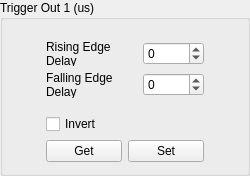
                               <widget class="QGroupBox" name="groupBox_TriggerOut1">
                                <property name="minimumSize">
                                 <size>
                                  <width>170</width>
                                  <height>169</height>
                                 </size>
                                </property>
                                <property name="maximumSize">
                                 <size>
                                  <width>250</width>
                                  <height>16777215</height>
                                 </size>
                                </property>
                                <property name="title">
                                 <string>Trigger Out 1 (us)</string>
                                </property>
                                <layout class="QHBoxLayout" name="horizontalLayout_41">
                                 <item>
                                  <spacer name="horizontalSpacer_20">
                                   <property name="orientation">
                                    <enum>Qt::Horizontal</enum>
                                   </property>
                                   <property name="sizeHint" stdset="0">
                                    <size>
                                     <width>40</width>
                                     <height>20</height>
                                    </size>
                                   </property>
                                  </spacer>
                                 </item>
                                 <item>
                                  <layout class="QVBoxLayout" name="verticalLayout_33">
                                   <item>
                                    <layout class="QGridLayout" name="gridLayout_35">
                                     <item row="2" column="1">
                                      <widget class="QSpinBox" name="trigOut1_fallingDelay_spinBox">
                                       <property name="minimum">
                                        <number>-100</number>
                                       </property>
                                       <property name="maximum">
                                        <number>20000</number>
                                       </property>
                                      </widget>
                                     </item>
                                     <item row="1" column="1">
                                      <widget class="QSpinBox" name="trigOut1_risingDelay_spinBox">
                                       <property name="minimum">
                                        <number>-100</number>
                                       </property>
                                       <property name="maximum">
                                        <number>20000</number>
                                       </property>
                                      </widget>
                                     </item>
                                     <item row="2" column="0">
                                      <widget class="QLabel" name="label_TrigOut1_FallingEdge">
                                       <property name="styleSheet">
                                        <string notr="true">QLabel{border:0px solid black}</string>
                                       </property>
                                       <property name="text">
                                        <string>Falling Edge Delay</string>
                                       </property>
                                       <property name="wordWrap">
                                        <bool>true</bool>
                                       </property>
                                      </widget>
                                     </item>
                                     <item row="1" column="0">
                                      <widget class="QLabel" name="label_TrigOut1_RisingEdge">
                                       <property name="styleSheet">
                                        <string notr="true">QLabel{border:0px solid black}</string>
                                       </property>
                                       <property name="text">
                                        <string>Rising Edge Delay</string>
                                       </property>
                                       <property name="wordWrap">
                                        <bool>true</bool>
                                       </property>
                                      </widget>
                                     </item>
                                     <item row="0" column="0" colspan="2">
                                      <spacer name="verticalSpacer_24">
                                       <property name="orientation">
                                        <enum>Qt::Vertical</enum>
                                       </property>
                                       <property name="sizeType">
                                        <enum>QSizePolicy::Fixed</enum>
                                       </property>
                                       <property name="sizeHint" stdset="0">
                                        <size>
                                         <width>20</width>
                                         <height>10</height>
                                        </size>
                                       </property>
                                      </spacer>
                                     </item>
                                    </layout>
                                   </item>
                                   <item>
                                    <spacer name="verticalSpacer_23">
                                     <property name="orientation">
                                      <enum>Qt::Vertical</enum>
                                     </property>
                                     <property name="sizeType">
                                      <enum>QSizePolicy::Fixed</enum>
                                     </property>
                                     <property name="sizeHint" stdset="0">
                                      <size>
                                       <width>20</width>
                                       <height>10</height>
                                      </size>
                                     </property>
                                    </spacer>
                                   </item>
                                   <item>
                                    <widget class="QCheckBox" name="invertTrigOut1_checkBox">
                                     <property name="text">
                                      <string>Invert</string>
                                     </property>
                                    </widget>
                                   </item>
                                   <item>
                                    <layout class="QHBoxLayout" name="horizontalLayout_6">
                                     <item>
                                      <widget class="QPushButton" name="trigOut1GetButton">
                                       <property name="sizePolicy">
                                        <sizepolicy hsizetype="Fixed" vsizetype="Fixed">
                                         <horstretch>0</horstretch>
                                         <verstretch>0</verstretch>
                                        </sizepolicy>
                                       </property>
                                       <property name="minimumSize">
                                        <size>
                                         <width>70</width>
                                         <height>0</height>
                                        </size>
                                       </property>
                                       <property name="text">
                                        <string>Get</string>
                                       </property>
                                      </widget>
                                     </item>
                                     <item>
                                      <widget class="QPushButton" name="trigOut1SetButton">
                                       <property name="sizePolicy">
                                        <sizepolicy hsizetype="Fixed" vsizetype="Fixed">
                                         <horstretch>0</horstretch>
                                         <verstretch>0</verstretch>
                                        </sizepolicy>
                                       </property>
                                       <property name="minimumSize">
                                        <size>
                                         <width>70</width>
                                         <height>0</height>
                                        </size>
                                       </property>
                                       <property name="text">
                                        <string>Set</string>
                                       </property>
                                      </widget>
                                     </item>
                                    </layout>
                                   </item>
                                  </layout>
                                 </item>
                                 <item>
                                  <spacer name="horizontalSpacer_21">
                                   <property name="orientation">
                                    <enum>Qt::Horizontal</enum>
                                   </property>
                                   <property name="sizeHint" stdset="0">
                                    <size>
                                     <width>40</width>
                                     <height>20</height>
                                    </size>
                                   </property>
                                  </spacer>
                                 </item>
                                </layout>
                               </widget>
